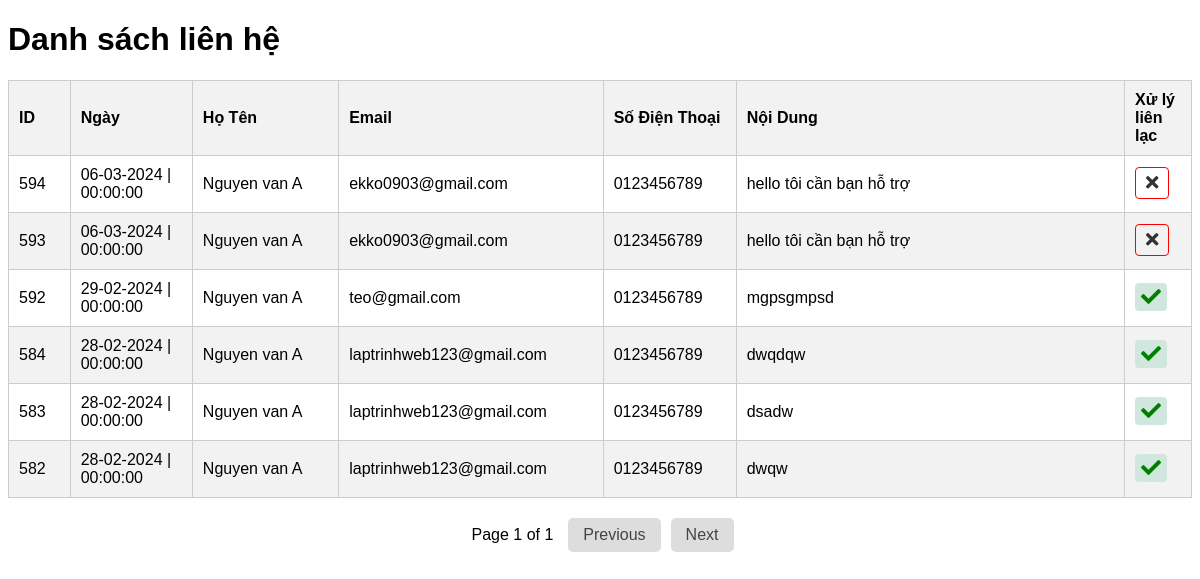
The app's page /DatVeMayBay/contract-form.php with its own data.
### tables this page shows
CREATE TABLE `lienhe` (
  `ID_LienHe` int(11) NOT NULL,
  `HoTen` varchar(100) DEFAULT NULL,
  `Email` varchar(100) DEFAULT NULL,
  `SoDienThoai` varchar(50) DEFAULT NULL,
  `NoiDung` text DEFAULT NULL,
  `Ngay` datetime DEFAULT NULL,
  `TrangThai` varchar(20) DEFAULT NULL
);

### DatVeMayBay/contract-form.php (the view, shortened to what this page needs)
<!DOCTYPE html>
<html lang="en">
<head>
    <link rel="stylesheet" href="style9.css">
	<link rel="stylesheet" href="https://cdnjs.cloudflare.com/ajax/libs/font-awesome/5.15.3/css/all.min.css">
</head>
<body>
    <h1>Danh sách liên hệ</h1>
    <table>
        <thead>
            <tr>
                <th>ID</th>
				<th>Ngày</th>
                <th>Họ Tên</th>
                <th>Email</th>
                <th>Số Điện Thoại</th>
                <th>Nội Dung</th>
                <th>Xử lý liên lạc</th>
            </tr>
        </thead>
        <tbody>
<?php
include 'db.php';
$per_page = 10;
$page = isset($_GET['page']) ? $_GET['page'] : 1;
$offset = ($page - 1) * $per_page;
$query = "SELECT ID_LienHe, HoTen, Email, SoDienThoai, NoiDung, Ngay, TrangThai FROM lienhe ORDER BY ID_LienHe DESC LIMIT $per_page OFFSET $offset";
$result = $connect->query($query);
while ($row = $result->fetch_assoc()) {
    echo "<tr>";
    echo "<td>" . $row['ID_LienHe'] . "</td>";
    echo "<td>" . date('d-m-Y | H:i:s', strtotime($row['Ngay'])) . "</td>";
    echo "<td>" . $row['HoTen'] . "</td>";
    echo "<td>" . $row['Email'] . "</td>";
    echo "<td>" . $row['SoDienThoai'] . "</td>";
    echo "<td>" . $row['NoiDung'] . "</td>";
    echo "<td>";
    if ($row['TrangThai'] == NULL) {
        echo "<a href='update_status.php?id={$row['ID_LienHe']}' class='btn-status' target='_blank'><i class='fa fa-times'></i></a>";
    } else if ($row['TrangThai'] == 1) {
        echo "<span class='tagged'><i class='fa fa-check'></i></span>";
    }
    echo "</td>";
    echo "</tr>";
}
$query_total = "SELECT COUNT(*) AS total FROM lienhe";
$result_total = mysqli_query($connect, $query_total);
$total_rows = mysqli_fetch_assoc($result_total)['total'];
$total_pages = ceil($total_rows / $per_page);
?>
        </tbody>
    </table>
<div class="pagination">
    <?php
    echo "<span>Page $page of $total_pages</span>";
    if ($page > 1) {
        $previous_page = $page - 1;
        echo "<a href='javascript:void(0);' onclick='fetchContractData($previous_page)'>Previous</a>";
    } else {
        echo "<a class='disabled'>Previous</a>";
    }
    if ($page < $total_pages) {
        $next_page = $page + 1;
        echo "<a href='javascript:void(0);' onclick='fetchContractData($next_page)'>Next</a>";
    } else {
        echo "<a class='disabled'>Next</a>";
    }
    ?>
</div>
</body>
</html>

### DatVeMayBay/style9.css (style rules this page uses)
body { font-family: Arial, sans-serif; }
table { width: 100%; border-collapse: collapse; }
table th, table td { padding: 10px; border: 1px solid #ccc; }
table th { background-color: #f2f2f2; font-weight: bold; text-align: left; }
table tr:nth-child(even) { background-color: #f2f2f2; }
a { text-decoration: none; color: #333; }
th:nth-child(1), td:nth-child(1) { width: 30px; }
th:nth-child(2), td:nth-child(2) { width: 80px; }
th:nth-child(3), td:nth-child(3) { width: 100px; }
th:nth-child(4), td:nth-child(4) { width: 90px; }
th:nth-child(5), td:nth-child(5) { width: 80px; }
th:nth-child(6), td:nth-child(6) { width: 300px; }
th:nth-child(7), td:nth-child(7) { width: 5px; }
.pagination { display: flex; justify-content: center; margin: 20px 0; }
.pagination span { margin: 0 10px; margin-top: 8px; }
.pagination a { background-color: #1e90ff; color: #fff; padding: 8px 15px; border: none; border-radius: 5px; margin: 0 5px; }
.pagination a.disabled { background-color: #ddd; color: #444; }
.btn-status { text-decoration: none; padding: 5px 10px; border-radius: 4px; border: 1px solid red; font-size: 18px; }
.tagged { background-color: #d1e7dd; color: green; padding: 3px 6px; border-radius: 4px; font-size: 20px; }

### records on screen
lienhe: ID_LienHe "594", Ngay "06-03-2024 | 00:00:00", HoTen "Nguyen van A", Email "ekko0903@gmail.com", SoDienThoai "0123456789", NoiDung "hello tôi cần bạn hỗ trợ"
lienhe: ID_LienHe "593", Ngay "06-03-2024 | 00:00:00", HoTen "Nguyen van A", Email "ekko0903@gmail.com", SoDienThoai "0123456789", NoiDung "hello tôi cần bạn hỗ trợ"
lienhe: ID_LienHe "592", Ngay "29-02-2024 | 00:00:00", HoTen "Nguyen van A", Email "teo@gmail.com", SoDienThoai "0123456789", NoiDung "mgpsgmpsd", TrangThai "1" (drawn)
lienhe: ID_LienHe "584", Ngay "28-02-2024 | 00:00:00", HoTen "Nguyen van A", Email "laptrinhweb123@gmail.com", SoDienThoai "0123456789", NoiDung "dwqdqw", TrangThai "1" (drawn)
lienhe: ID_LienHe "583", Ngay "28-02-2024 | 00:00:00", HoTen "Nguyen van A", Email "laptrinhweb123@gmail.com", SoDienThoai "0123456789", NoiDung "dsadw", TrangThai "1" (drawn)
lienhe: ID_LienHe "582", Ngay "28-02-2024 | 00:00:00", HoTen "Nguyen van A", Email "laptrinhweb123@gmail.com", SoDienThoai "0123456789", NoiDung "dwqw", TrangThai "1" (drawn)

### other values on screen
$page "1"
$total_pages "1"
